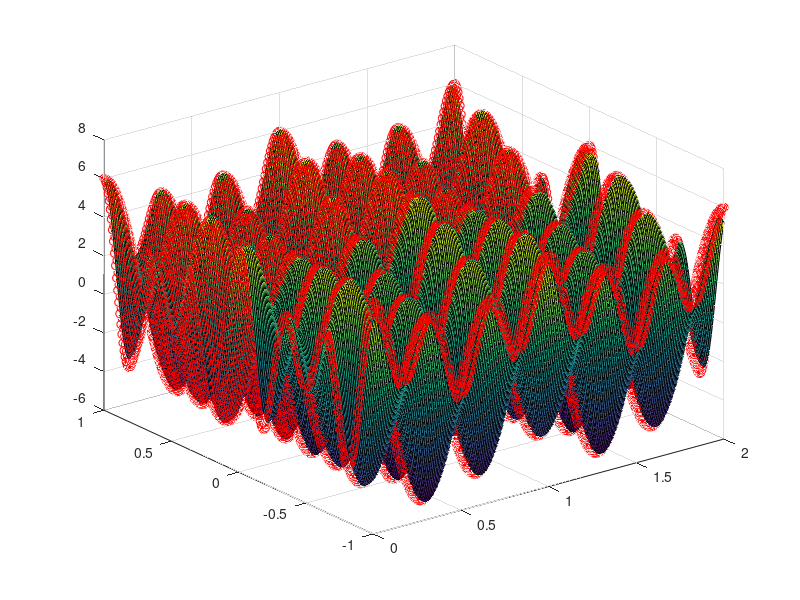

The MATLAB script that drew this image:

% Learning how to use FFT
%
% James O'Connell 10th March 2019

clear;
close all;
clc;

n = 64;
x = linspace(0,2,n);
y = linspace(-1,1,n);
[X,Y] = meshgrid(x,y);
f = cos(2*pi*1*X)+2*cos(2*pi*2*Y+2*pi*3*X)+3*cos(2*pi*3*Y);

figure;
plot3(X(:),Y(:),f(:),'r.');
hold on;

ff = fft2(f);

freqsx = 1/(x(2)-x(1))*(0:(n-1))/n;
freqsy = 1/(y(2)-y(1))*(0:(n-1))/n;

ff = ff/n^2;

ff = 2*ff(1:n/2+1,1:n/2+1);
% ff(2:end-1,2:end-1) = 2*ff(2:end-1,2:end-1);
freqsx = freqsx(1:n/2+1);
freqsy = freqsy(1:n/2+1);

n2 = n*4;
x2 = linspace(x(1),x(end),n2);
y2 = linspace(y(1),y(end),n2);
[X2,Y2] = meshgrid(x2,y2);
% f = cos(2*pi*1*X)+2*cos(2*pi*2*Y+2*pi*3*X);
data = zeros(length(x2),length(y2));

a = 1

for j = 1:length(x2)
    j
    for k = 1:length(y2)
        
        [Freqsx,Freqsy] = meshgrid(freqsx,freqsy);
        
        xx = x2(j);
        yy = y2(k);
        
        data(k,j) = sum(sum((ff).*exp(2*pi*1i*Freqsx*xx).*exp(2*pi*1i*Freqsy*yy)));
        
    end
end
data = real(data);

f2 = cos(2*pi*1*X2)+2*cos(2*pi*2*Y2+2*pi*3*X2)+3*cos(2*pi*3*Y2);
surf(X2,Y2,data);
plot3(X2(:),Y2(:),f2(:),'ro');
grid on;

% error = f-data;
% figure;
% surf(X2,Y2,error);